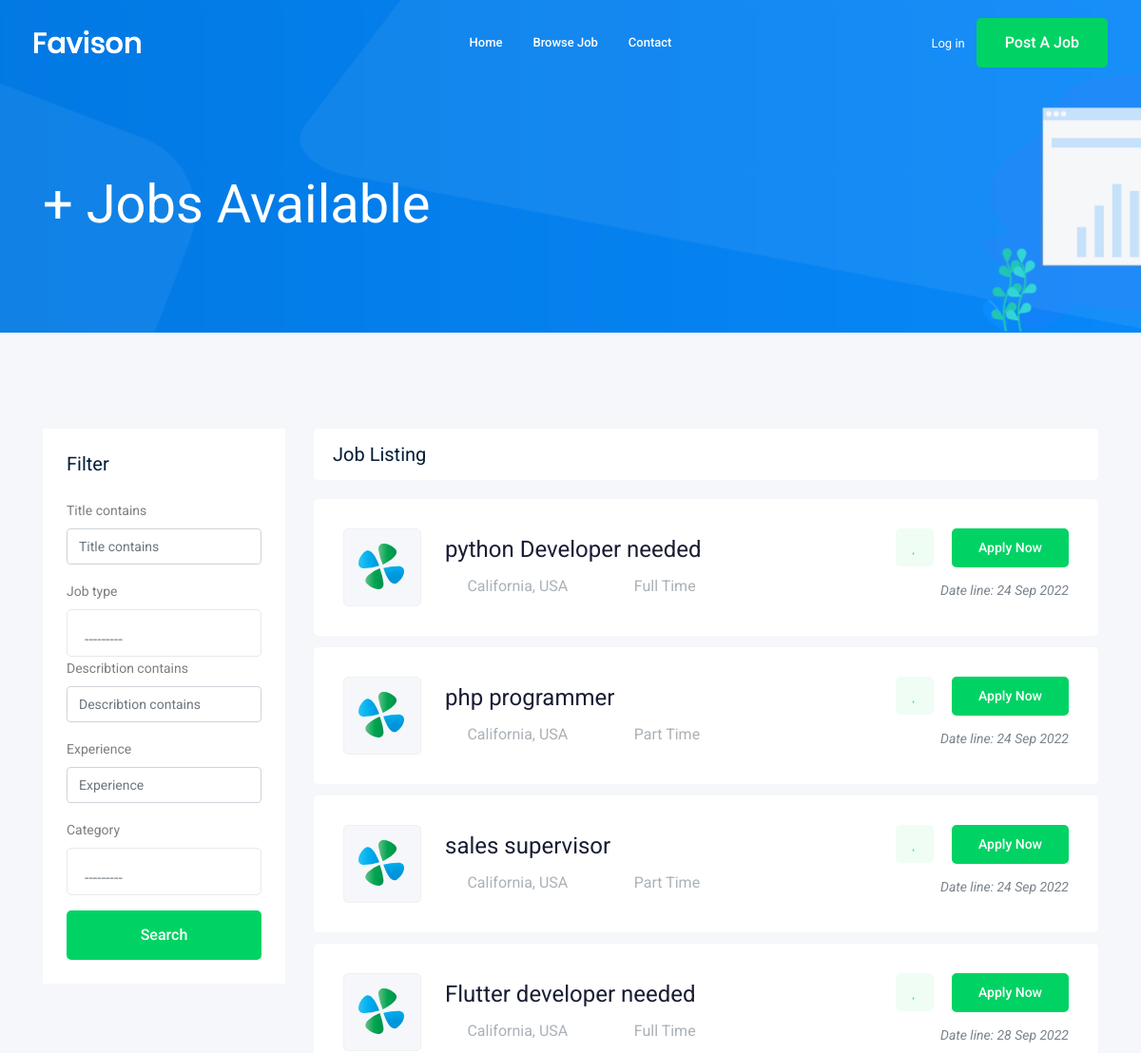
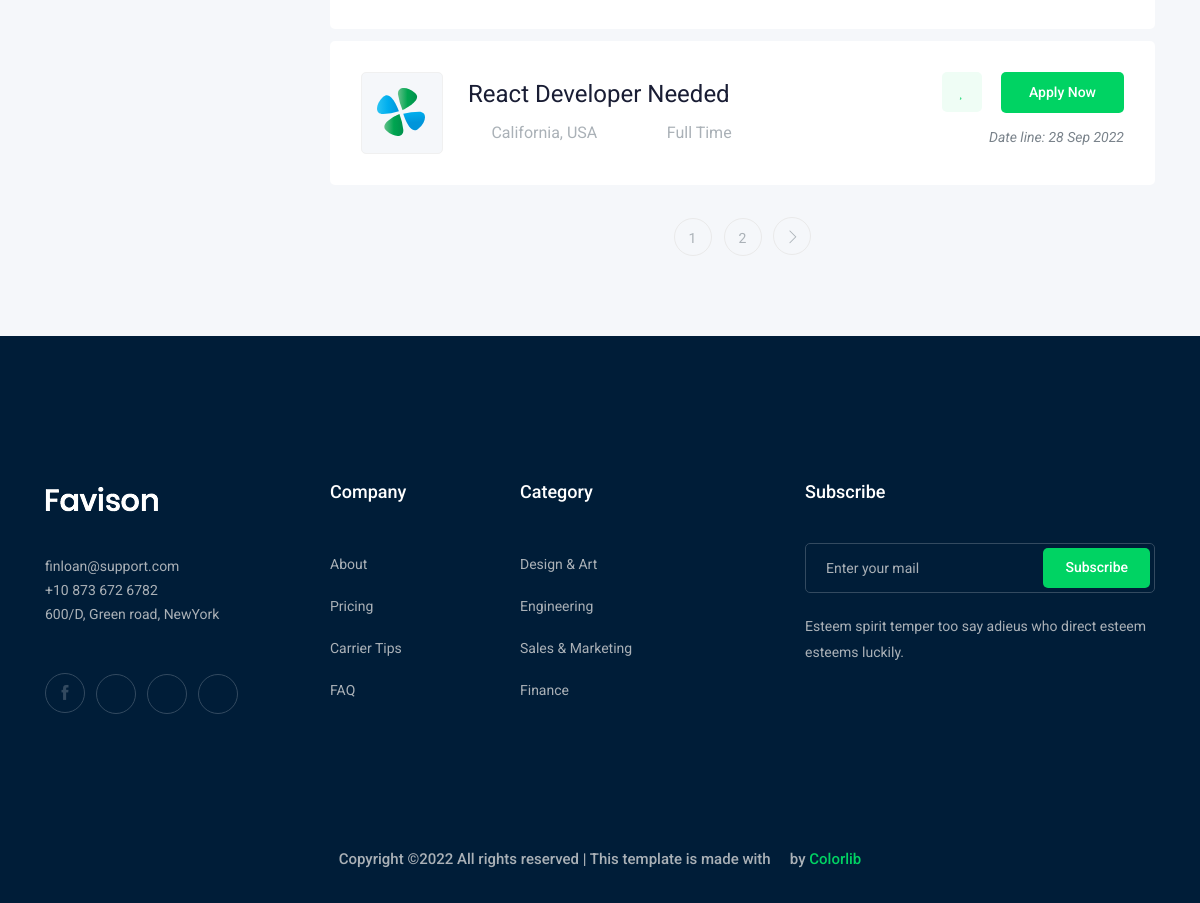
Screenshot of /jobs/ with the database file from the repository (2 pictures, top to bottom).
### job/models.py (models this page shows, shortened)
class job(models.Model):
    owner = models.ForeignKey(User , related_name='job_owner', on_delete=models.CASCADE)
    title = models.CharField(max_length=100) #column
    job_type = models.CharField(max_length=15 , choices=JOB_TYPE)
    describtion = models.TextField(max_length=1000)
    published_at = models.DateTimeField(auto_now=True)
    vacancy = models.IntegerField(default=1)
    salary = models.IntegerField(default=0)
    experience = models.IntegerField(default=1)
    category = models.ForeignKey('category' , on_delete=models.CASCADE)
    image = models.ImageField(upload_to=image_upload )
    slug = models.SlugField(blank=True , null=True)
    def __str__(self):
        return self.title

### job/views.py (the view)
# urls.py: path('', views.job_list ,name='job_list'),
def job_list(request):
    job_list = job.objects.all()
    myfilter = JobFilter(request.GET, queryset=job_list)
    job_list = myfilter.qs
    paginator = Paginator(job_list , 5)
    page_number = request.GET.get('page')
    page_obj = paginator.get_page(page_number)
    context = {'jobs':page_obj, 'myfilter':myfilter}
    return render(request,'job/job_list.html', context)

### job/models.py (called while the page is built)
    def __str__(self):
        return  self.name

### job/templates/job/job_list.html (shortened to what this page needs)
{% extends 'base.html' %}
{% load bootstrap4 %}
{% block body %}
    <div class="bradcam_area bradcam_bg_1">
        <div class="container">
            <div class="row">
                <div class="col-xl-12">
                    <div class="bradcam_text">
                        <h3> {{jobs.count}} + Jobs Available</h3>
                    </div>
                </div>
            </div>
        </div>
    </div>
    <div class="job_listing_area plus_padding">
        <div class="container">
            <div class="row">
                <div class="col-lg-3">
                    <div class="job_filter white-bg">
                        <div class="form_inner white-bg">
                            <h3>Filter</h3>
                            <form method="GET">
                                {% bootstrap_form myfilter.form%}
                                <input type="submit" value="Search" class="boxed-btn3 w-100 mt-3">
                            </form>
                        </div>
                    </div>
                </div>
                <div class="col-lg-9">
                    <div class="recent_joblist_wrap">
                        <div class="recent_joblist white-bg ">
                            <div class="row align-items-center">
                                <div class="col-md-6">
                                    <h4>Job Listing</h4>
                                </div>
                                <div class="col-md-6">
                                </div>
                            </div>
                        </div>
                    </div>
                    <div class="job_lists m-0">
                        <div class="row">
                            {% for job in jobs %}
                            <div class="col-lg-12 col-md-12">
                                <div class="single_jobs white-bg d-flex justify-content-between">
                                    <div class="jobs_left d-flex align-items-center">
                                        <div class="thumb">
                                            <img src="img/svg_icon/1.svg" alt="">
                                        </div>
                                        <div class="jobs_conetent">
                                            <a href="{% url 'jobs:job_detail' job.slug %}"><h4>{{job}}</h4></a>
                                            <div class="links_locat d-flex align-items-center">
                                                <div class="location">
                                                    <p> <i class="fa fa-map-marker"></i> California, USA</p>
                                                </div>
                                                <div class="location">
                                                    <p> <i class="fa fa-clock-o"></i>{{job.job_type}}</p>
                                                </div>
                                            </div>
                                        </div>
                                    </div>
                                    <div class="jobs_right">
                                        <div class="apply_now">
                                            <a class="heart_mark" href="#"> <i class="fa fa-heart"></i> </a>
                                            <a href="{% url 'jobs:job_detail' job.slug %}" class="boxed-btn3">Apply Now</a>
                                        </div>
                                        <div class="date">
                                            <p>Date line: {{job.published_at|date:'d M o'}}</p>
                                        </div>
                                    </div>
                                </div>
                            </div>
                            {% endfor %}
                        </div>
                        {% if jobs.has_other_pages %}
                            <div class="row">
                                <div class="col-lg-12">
                                    <div class="pagination_wrap">
                                        <ul>
                                            {% for i in jobs.paginator.page_range %}
                                                <li><a href="?page={{i}}"><span>{{i}}</span></a></li>
                                            {% endfor %}
                                            {% if jobs.has_next %}
                                                 <li><a href="?page={{jobs.next_page_number}}"> <i class="ti-angle-right"></i> </a></li>
                                            {% endif %}
                                        </ul>
                                    </div>
                                </div>
                            </div>
                        {% endif %}
                    </div>
                </div>
            </div>
        </div>
    </div>
{% endblock body %}

### rows the page displays
job: title "python Developer needed", job_type "Full Time", published_at "24 Sep 2022"
job: title "php programmer", job_type "Part Time", published_at "24 Sep 2022"
job: title "sales supervisor", job_type "Part Time", published_at "24 Sep 2022"
job: title "Flutter developer needed", job_type "Full Time", published_at "28 Sep 2022"
job: title "React Developer Needed", job_type "Full Time", published_at "28 Sep 2022"

### other values shown
{{ i }} "1" "2"
